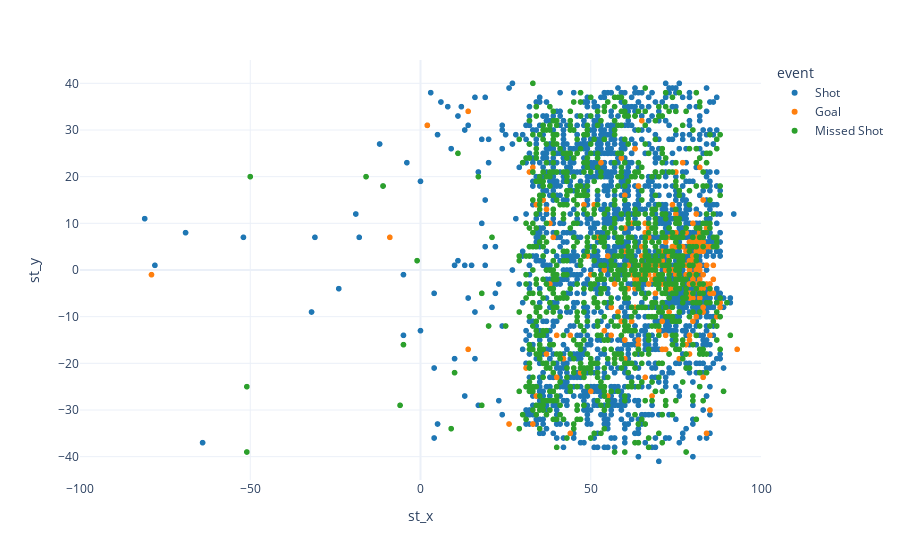

Notebook code cell kept with this figure:
### Code cell
fig.show()

### Figure 1 — Plotly figure (JSON) as saved in the notebook; plotly's stock layout.template omitted (floating-point values rounded to 4 significant figures; data arrays with more than 128 entries replaced by an {"elided": "..."} marker saying what was removed)
{"data": [{"hovertemplate": "event=Shot<br>st_x=%{x}<br>st_y=%{y}<extra></extra>", "legendgroup": "Shot", "marker": {"color": "#1F77B4", "symbol": "circle"}, "mode": "markers", "name": "Shot", "showlegend": true, "type": "scattergl", "x": {"elided": "2232 int values"}, "xaxis": "x", "y": {"elided": "2232 int values"}, "yaxis": "y"}, {"hovertemplate": "event=Goal<br>st_x=%{x}<br>st_y=%{y}<extra></extra>", "legendgroup": "Goal", "marker": {"color": "#FF7F0E", "symbol": "circle"}, "mode": "markers", "name": "Goal", "showlegend": true, "type": "scattergl", "x": {"elided": "266 int values"}, "xaxis": "x", "y": {"elided": "266 int values"}, "yaxis": "y"}, {"hovertemplate": "event=Missed Shot<br>st_x=%{x}<br>st_y=%{y}<extra></extra>", "legendgroup": "Missed Shot", "marker": {"color": "#2CA02C", "symbol": "circle"}, "mode": "markers", "name": "Missed Shot", "showlegend": true, "type": "scattergl", "x": {"elided": "1004 int values"}, "xaxis": "x", "y": {"elided": "1004 int values"}, "yaxis": "y"}], "layout": {"legend": {"title": {"text": "event"}, "tracegroupgap": 0}, "margin": {"t": 60}, "xaxis": {"anchor": "y", "domain": [0, 1], "range": [-100, 100], "title": {"text": "st_x"}}, "yaxis": {"anchor": "x", "domain": [0, 1], "range": [-45, 45], "title": {"text": "st_y"}}}}
